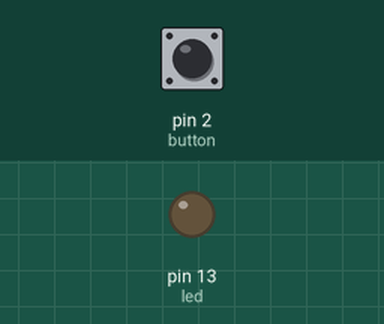
A sketch run on a simulated Arduino Uno, built with avr-gcc and run on an emulated ATmega328P. Shown: output pins drawn as LEDs (lit = HIGH). Inputs (shaded band) come from the test bench; at power-on: pin 2 (button) LOW.

Above: at 1.2 s.
1.3 s: pin 2 (button) pulled HIGH for 0.15 s
At 1.7 s:
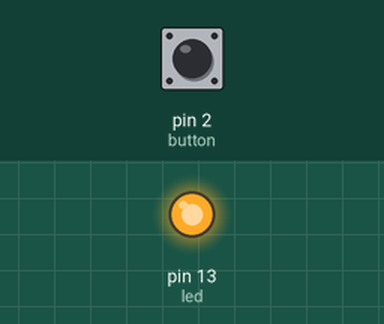
2.9 s: pin 2 (button) pulled HIGH for 1 s
At 4.1 s:
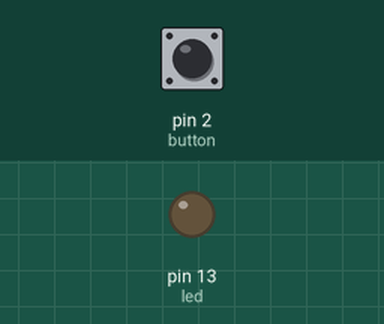
5.4 s: pin 2 (button) pulled HIGH for 3.2 s
At 6.0 s:
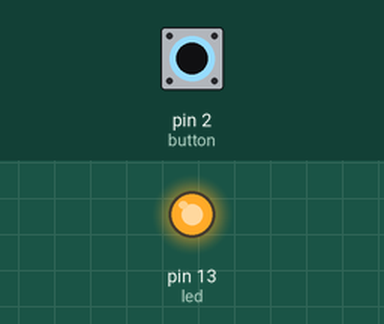
Timing chart, 0 to 8.4 s (numbered marks = the images above; inputs shaded):
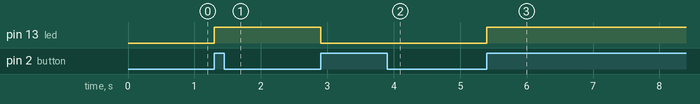

Measured:
- after the input at 1.3 s, pin 13 (led): LOW → HIGH at once
- after the input at 2.9 s, pin 13 (led): HIGH → LOW at once
- after the input at 5.4 s, pin 13 (led): LOW → HIGH at once

The sketch:

touch.ino
```cpp
int button = 2, led = 13;
void setup() {
  // put your setup code here, to run once:
  pinMode(button, INPUT);
  pinMode(led, OUTPUT);
}
int a=1;
void loop() {
  // put your main code here, to run repeatedly:
  if (digitalRead(button))
  {
      digitalWrite(led, a);
      a = 1 - a;
      while (digitalRead(button));
  }
}
```
